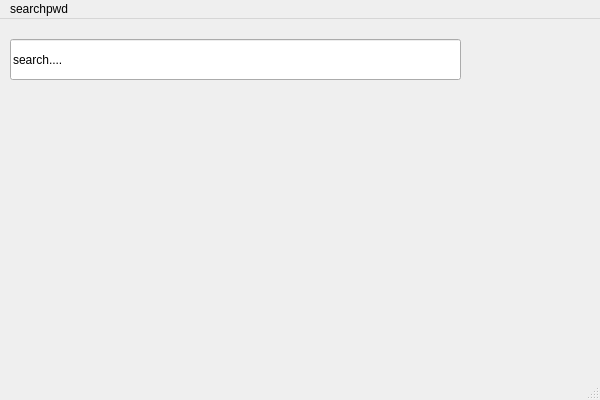
<?xml version="1.0" encoding="UTF-8"?>
<ui version="4.0">
 <class>searchpwd</class>
 <widget class="QMainWindow" name="searchpwd">
  <property name="geometry">
   <rect>
    <x>0</x>
    <y>0</y>
    <width>600</width>
    <height>400</height>
   </rect>
  </property>
  <property name="windowTitle">
   <string>MainWindow</string>
  </property>
  <widget class="QWidget" name="centralwidget">
   <widget class="QLineEdit" name="lineEdit">
    <property name="geometry">
     <rect>
      <x>10</x>
      <y>20</y>
      <width>451</width>
      <height>41</height>
     </rect>
    </property>
    <property name="text">
     <string>search....</string>
    </property>
   </widget>
  </widget>
  <widget class="QMenuBar" name="menubar">
   <property name="geometry">
    <rect>
     <x>0</x>
     <y>0</y>
     <width>600</width>
     <height>28</height>
    </rect>
   </property>
   <widget class="QMenu" name="menusearchpwd">
    <property name="title">
     <string>searchpwd</string>
    </property>
   </widget>
   <addaction name="menusearchpwd"/>
  </widget>
  <widget class="QStatusBar" name="statusbar"/>
 </widget>
 <resources/>
 <connections/>
</ui>
